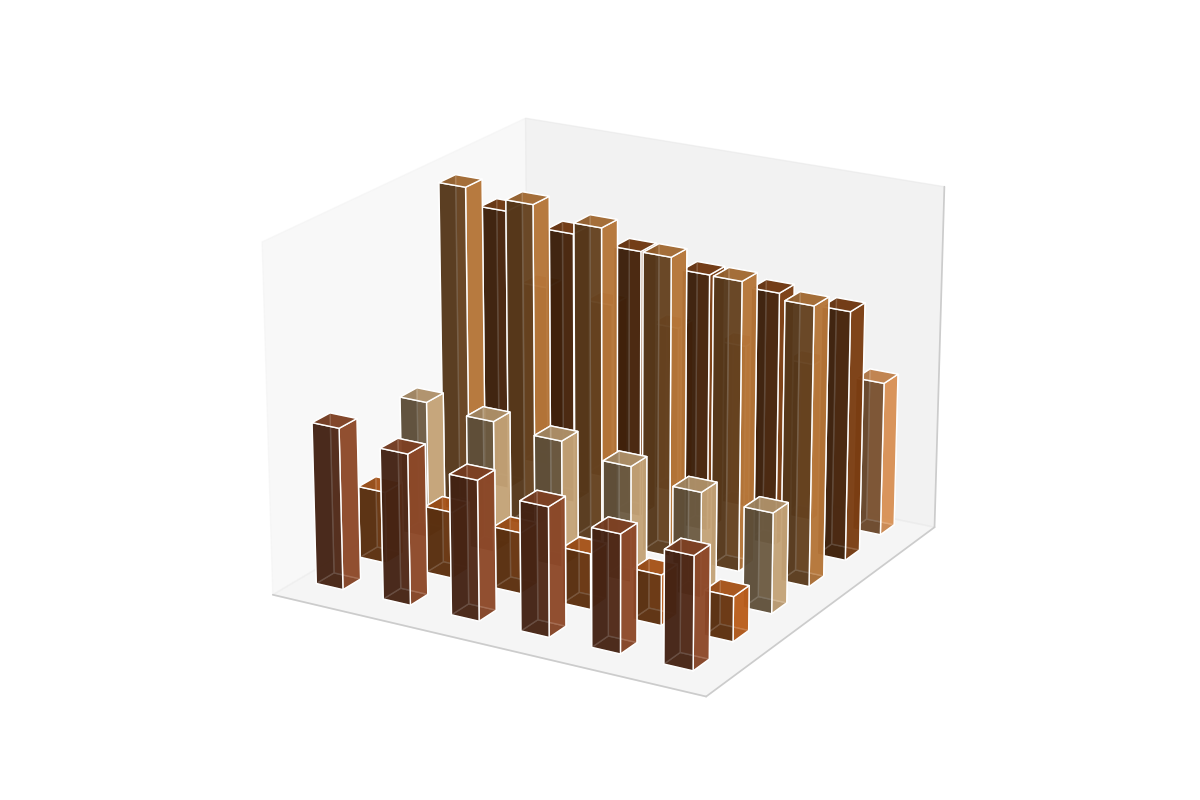

Write Python code to recreate this figure.
import matplotlib.pyplot as plt
import numpy as np
from mpl_toolkits.mplot3d import Axes3D

years = np.array([2015, 2016, 2017, 2018, 2019, 2020])
continents = ['North America', 'South America', 'Europe', 'Asia', 'Africa', 'Australia']
consumption = np.array([
    [28, 29, 30, 31, 33, 34],
    [45, 46, 47, 49, 50, 52],
    [50, 52, 54, 57, 59, 60],
    [18, 19, 21, 23, 24, 25],
    [8, 9, 10, 11, 12, 13],
    [20, 21, 23, 25, 27, 29],  # New data series for Australia
])

fig = plt.figure(figsize=(12, 8))
ax = fig.add_subplot(111, projection='3d')

_x, _y = np.meshgrid(np.arange(len(years)), np.arange(len(continents)))
x, y = _x.flatten(), _y.flatten()
z = np.zeros_like(x)
dx = dy = 0.4
dz = consumption.flatten()

colors = ['#F4A460', '#8B4513', '#CD853F', '#DEB887', '#D2691E', '#A0522D']  # Added color for Australia

for i in range(len(continents)):
    ax.bar3d(x[y == i], y[y == i], z[y == i], dx, dy, dz[y == i], color=colors[i], alpha=0.8)

ax.set_xticks([])
ax.set_yticks([])
ax.set_zticks([])

ax.view_init(elev=20, azim=120)
plt.tight_layout()
plt.show()
